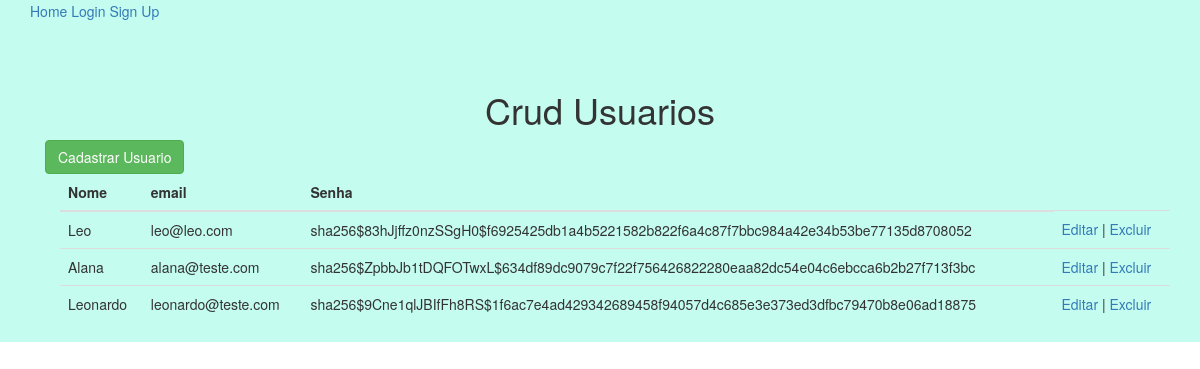
The page /usuarios/view on the database as committed earlier.
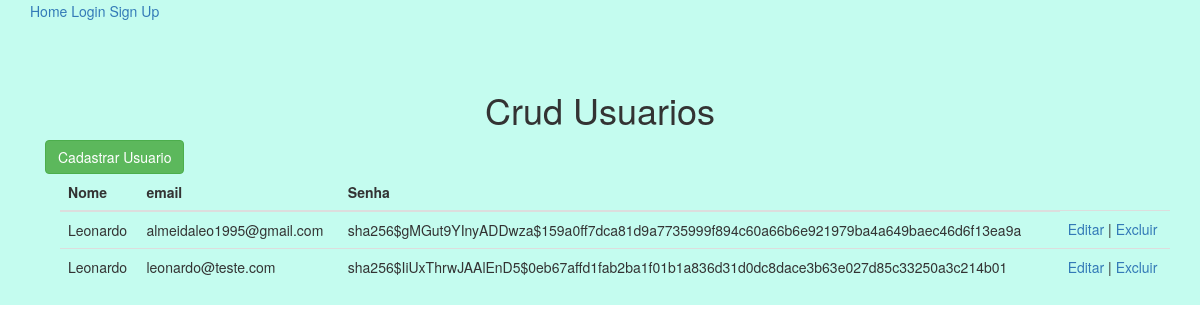
The same page on the database as committed later.
### models.py (models this page shows)
class User(UserMixin, db.Model):
    id = db.Column(db.Integer, primary_key=True) # primary keys are required by SQLAlchemy
    email = db.Column(db.String(100), unique=True)
    password = db.Column(db.String(100))
    name = db.Column(db.String(1000))

### mod_usuarios/usuarios.py (the view)
@bp_usuarios.route("/view")
def formUsuario():
    user = User.query.all()
    return render_template("formUsuario.html",user=user)

### mod_usuarios/templates/formUsuario.html (shortened to what this page needs)
{% extends "modelo.html" %}
{% block content %}
<h1 style="text-align: center;">Crud Usuarios</h1>
<div class="container">
    <div>
        <a href="{{ url_for('usuarios.addUsuario') }}" style="text-align: center;">
            <input type="button" value="Cadastrar Usuario" class="btn btn-success">
        </a>
        <div class="col-xs-12">
            <table class="table">
                <thead>
                <tr>
                    <th>Nome</th>
                    <th>email</th>
                    <th>Senha</th>
                </tr>
                </thead>
                <tbody>
                {% for e in user %}
                <tr>
                    <td>{{e.name}}</td>
                    <td>{{e.email}}</td>
                    <td>{{e.password}}</td>
                    <td>
                        <a href="{{ url_for('usuarios.edit', id = e.id) }}">Editar</a> |
                        <a href="{{ url_for('usuarios.delete', id = e.id) }}">Excluir</a>
                    </td>
                </tr>
                {% endfor %}
                </tbody>
            </table>
        </div>
    </div>
</div>
{% endblock %}

### templates/modelo.html (shortened to what this page needs)
<!DOCTYPE html>
<html>
<head>
    <link rel="stylesheet" href="https://maxcdn.bootstrapcdn.com/bootstrap/3.4.0/css/bootstrap.min.css" />
</head>
<body>
<section class="hero is-fullheight" style="background-color:#C4FCEF;">
    <div class="hero-head">
        <nav class="navbar">
            <div class="container">
                <div id="navbarMenuHeroA" class="navbar-menu">
                    <div class="navbar-end">
                        <a href="{{ url_for('main.index') }}" class="navbar-item">
                            Home
                        </a>
                        {% if not current_user.is_authenticated %}
                        <a href="{{ url_for('auth.login') }}" class="navbar-item">
                            Login
                        </a>
                        <a href="{{ url_for('auth.signup') }}" class="navbar-item">
                            Sign Up
                        </a>
                        {% endif %}
                    </div>
                </div>
            </div>
        </nav>
    </div>
    <div class="hero-body">
        <div class="container has-text-centered">
            {% block content %}{% endblock %}
        </div>
    </div>
</section>
</body>
</html>

Rows that differ between the two databases and show on the page:
removed User: name "Leonardo", email "leonardo@teste.com", password "sha256$9Cne1qlJBIfFh8RS$1f6ac7e4ad429342689458f94057d4c685e3e373ed3dfbc79470b8e06ad18875"
changed User: name "Leo" → "Leonardo"; email "leo@leo.com" → "almeidaleo1995@gmail.com"; password "sha256$83hJjffz0nzSSgH0$f6925425db1a4b5221582b822f6a4c87f7bbc984a42e34b53be77135d8708052" → "sha256$gMGut9YInyADDwza$159a0ff7dca81d9a7735999f894c60a66b6e921979ba4a649baec46d6f13ea9a"
changed User: name "Alana" → "Leonardo"; email "alana@teste.com" → "leonardo@teste.com"; password "sha256$ZpbbJb1tDQFOTwxL$634df89dc9079c7f22f756426822280eaa82dc54e04c6ebcca6b2b27f713f3bc" → "sha256$IiUxThrwJAAlEnD5$0eb67affd1fab2ba1f01b1a836d31d0dc8dace3b63e027d85c33250a3c214b01"
